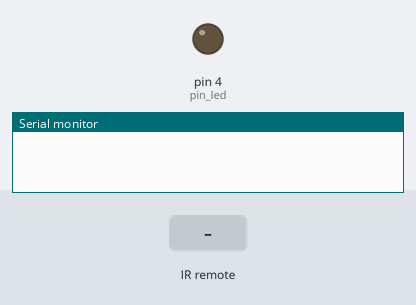
A sketch run on a simulated Arduino Uno, built with avr-gcc and run on an emulated ATmega328P. On the bench: output pins drawn as LEDs (lit = HIGH), the last lines printed to the serial monitor. The test bench sets the inputs (shaded band).

Above: at 1.2 s.
1.3 s: infrared code 0xFFA25D received
At 2.5 s:
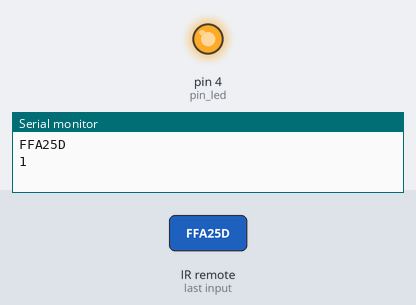
2.8 s: infrared code 0xFF629D received
Timing chart, 0 to 5.8 s (numbered marks = the images above; inputs shaded):
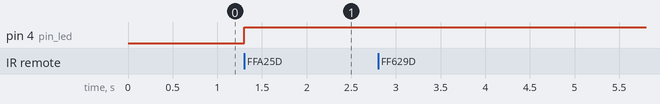

The sketch:

IR_remote.ino
```cpp
/*https://www.volta.ma/comment-utiliser-un-recepteur-ir-et-une-telecommande-avec-arduino/arduino/#:~:text=Le%20r%C3%A9cepteur%20est%20construit%20de,Arduino)%20o%C3%B9%20il%20est%20d%C3%A9cod%C3%A9.
 * */
#include <IRremote.h> // include the IRremote library

#define RECEIVER_PIN 2 // define the IR receiver pin

#define button_power 0xFFA25D
#define button_vol_plus 0xFF629D
#define button_0 FF6987
#define button_1 FF30CF
#define button_2 FF18E7
#define button_3 FF7A85
#define button_4 FF10EF
#define button_5 FF38C7
#define button_6 FF5AA5
#define button_7 FF42BD
#define button_8 FF4AB5
#define button_9 FF52AD
#define button_vol_moins FFA857
#define button_start_stop FF02FD
#define button_avance_rapide FFC23D
#define button_recule_rapide FF22DD
#define button_haut FF906F
#define button_bas FFE01F
#define button_EQ FF9867
#define button_FUNC_STOP FFE21D
#define button_ST_REPT FFB04F

IRrecv receiver(RECEIVER_PIN); // create a receiver object of the IRrecv class
decode_results results; // create a results object of the decode_results class

unsigned long previous = 0;


#define pin_led 4
bool state_led = false;

void setup() {
  Serial.begin(9600); // begin serial communication with a baud rate of 9600

  receiver.enableIRIn(); // enable the receiver
  receiver.blink13(true); // enable blinking of the built-in LED when an IR signal is received

  pinMode(pin_led, OUTPUT);
  digitalWrite(pin_led, LOW);

}

void loop() {
  if (receiver.decode(&results)) { // decode the received signal and store it in results
    Serial.println(results.value, HEX); // print the values in the Serial Monitor
    receiver.resume(); // reset the receiver for the next code

    switch (results.value) {
      case button_power :
        state_led = !state_led;
        Serial.println(state_led);
        digitalWrite(pin_led, state_led);
        break;

      case button_vol_plus :
        String vol_plus = "VOL+";
        Serial.println(vol_plus);
        break;
    }

    previous = results.value;

  }
}


/* Table de conversion (tout est en 0x)

    0   FF6987
    1   FF30CF
    2   FF18E7
    3   FF7A85
    4   FF10EF
    5   FF38C7
    6   FF5AA5
    7   FF42BD
    8   FF4AB5
    9   FF52AD
    power    FFA25D
    vol+    FF629D
    vol-    FFA857
    start/stop    FF02FD
    avance rapide   FFC23D
    recul rapide    FF22DD
    haut    FF906F
    bas   FFE01F
    EQ    FF9867
    FUNC/STOP   FFE21D
    ST/REPT   FFB04F


    Problème de fiabilité : quand on appuie plus de 4 fois sur la même touche; le receveur recoit une mauvaise information.
    Il vaut aussi mieux éviter de rester appuyer trop longtemps sur la même touche mais peut ce régler par un délai
*/
```

Measured:
- after the input at 1.3 s, pin 4 (pin_led): LOW → HIGH at once
